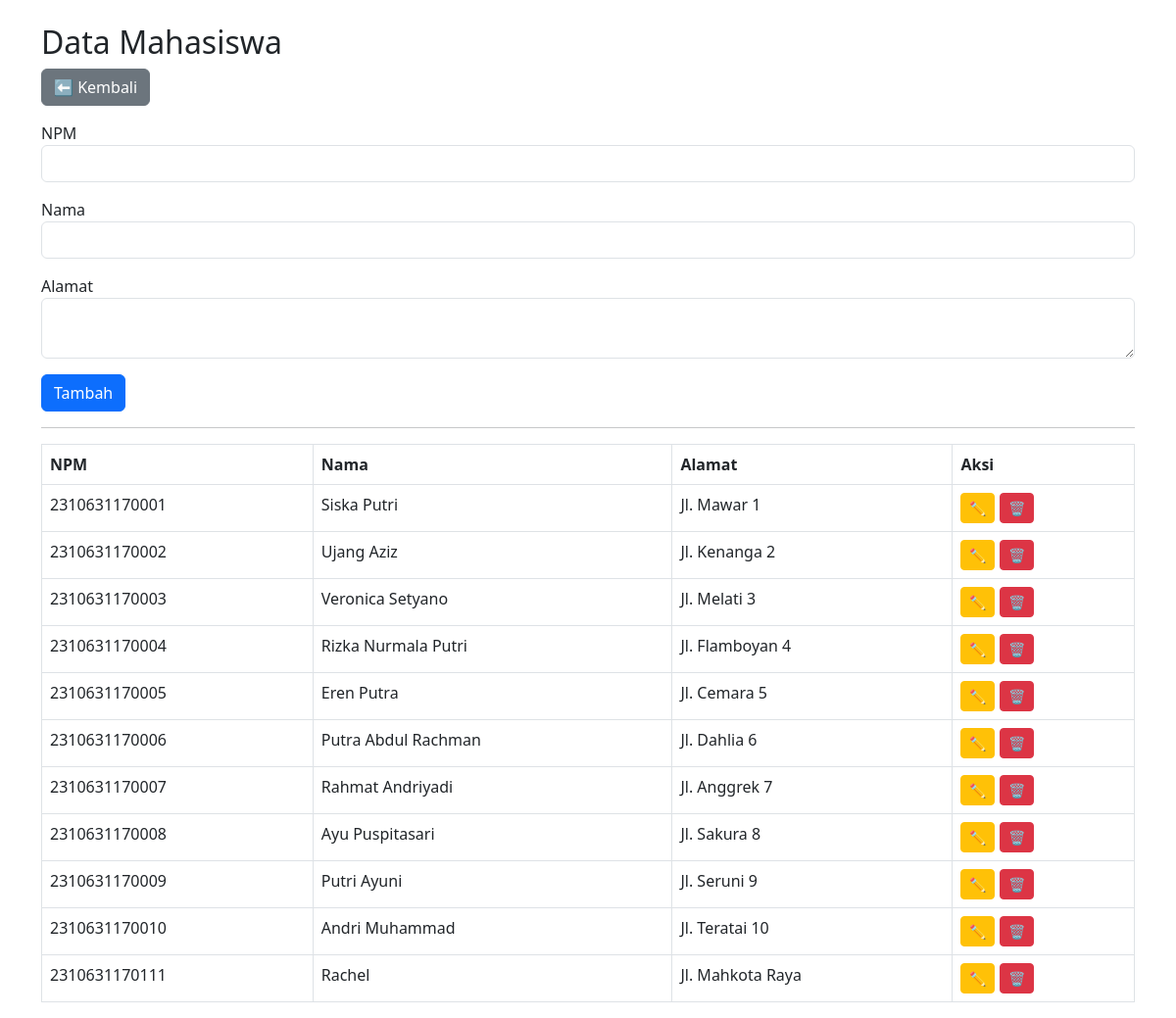
The page /mahasiswa.php on the database its author committed.
### tables this page shows
CREATE TABLE `mahasiswa` (
  `npm` char(13) NOT NULL,
  `nama` varchar(50) DEFAULT NULL,
  `jurusan` enum('Teknik Informatika','Sistem Operasi') DEFAULT NULL,
  `alamat` text DEFAULT NULL
);

### mahasiswa.php (the view, shortened to what this page needs)
<?php
include 'koneksi.php';
$data = mysqli_query($koneksi, "SELECT * FROM mahasiswa");
$editData = null;
?>
<!DOCTYPE html>
<html>
<head>
  <link href="https://cdnjs.cloudflare.com/ajax/libs/bootstrap/5.3.0/css/bootstrap.min.css" rel="stylesheet">
</head>
<body>
<div class="container mt-4">
  <h2>Data Mahasiswa</h2>
  <a href="index.php" class="btn btn-secondary mb-3">⬅️ Kembali</a>
  <form method="post">
    <div class="mb-3">
      <label>NPM</label>
      <input type="text" name="npm" class="form-control" value="<?= $editData['npm'] ?? '' ?>" <?= $editData ? 'readonly' : '' ?> required>
    </div>
    <div class="mb-3">
      <label>Nama</label>
      <input type="text" name="nama" class="form-control" value="<?= $editData['nama'] ?? '' ?>" required>
    </div>
    <div class="mb-3">
      <label>Alamat</label>
      <textarea name="alamat" class="form-control" required><?= $editData['alamat'] ?? '' ?></textarea>
    </div>
    <button type="submit" name="<?= $editData ? 'edit' : 'tambah' ?>" class="btn btn-primary">
      <?= $editData ? 'Update' : 'Tambah' ?>
    </button>
  </form>
  <hr>
  <table class="table table-bordered mt-3">
    <thead>
      <tr>
        <th>NPM</th>
        <th>Nama</th>
        <th>Alamat</th>
        <th>Aksi</th>
      </tr>
    </thead>
    <tbody>
      <?php while ($row = mysqli_fetch_assoc($data)) : ?>
        <tr>
          <td><?= $row['npm'] ?></td>
          <td><?= $row['nama'] ?></td>
          <td><?= $row['alamat'] ?></td>
          <td>
            <a href="mahasiswa.php?edit=<?= $row['npm'] ?>" class="btn btn-warning btn-sm">✏️</a>
            <a href="mahasiswa.php?hapus=<?= $row['npm'] ?>" class="btn btn-danger btn-sm" onclick="return confirm('Yakin hapus?')">🗑️</a>
          </td>
        </tr>
      <?php endwhile; ?>
    </tbody>
  </table>
</div>
</body>
</html>

### rows shown on the page
mahasiswa: npm "2310631170001", nama "Siska Putri", alamat "Jl. Mawar 1"
mahasiswa: npm "2310631170002", nama "Ujang Aziz", alamat "Jl. Kenanga 2"
mahasiswa: npm "2310631170003", nama "Veronica Setyano", alamat "Jl. Melati 3"
mahasiswa: npm "2310631170004", nama "Rizka Nurmala Putri", alamat "Jl. Flamboyan 4"
mahasiswa: npm "2310631170005", nama "Eren Putra", alamat "Jl. Cemara 5"
mahasiswa: npm "2310631170006", nama "Putra Abdul Rachman", alamat "Jl. Dahlia 6"
mahasiswa: npm "2310631170007", nama "Rahmat Andriyadi", alamat "Jl. Anggrek 7"
mahasiswa: npm "2310631170008", nama "Ayu Puspitasari", alamat "Jl. Sakura 8"
mahasiswa: npm "2310631170009", nama "Putri Ayuni", alamat "Jl. Seruni 9"
mahasiswa: npm "2310631170010", nama "Andri Muhammad", alamat "Jl. Teratai 10"
mahasiswa: npm "2310631170111", nama "Rachel", alamat "Jl. Mahkota Raya"
